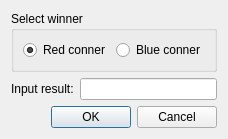
<?xml version="1.0" encoding="UTF-8"?>
<ui version="4.0">
 <class>DialogDisq</class>
 <widget class="QDialog" name="DialogDisq">
  <property name="geometry">
   <rect>
    <x>0</x>
    <y>0</y>
    <width>201</width>
    <height>125</height>
   </rect>
  </property>
  <property name="windowTitle">
   <string>Dialog</string>
  </property>
  <layout class="QVBoxLayout" name="verticalLayout">
   <item>
    <widget class="QGroupBox" name="groupBox">
     <property name="title">
      <string>Select winner</string>
     </property>
     <layout class="QHBoxLayout" name="horizontalLayout_2">
      <item>
       <widget class="QRadioButton" name="radioButton_Left">
        <property name="text">
         <string>Red conner</string>
        </property>
        <property name="checked">
         <bool>true</bool>
        </property>
       </widget>
      </item>
      <item>
       <widget class="QRadioButton" name="radioButton_Right">
        <property name="text">
         <string>Blue conner</string>
        </property>
       </widget>
      </item>
     </layout>
    </widget>
   </item>
   <item>
    <layout class="QHBoxLayout" name="horizontalLayout">
     <item>
      <widget class="QLabel" name="label">
       <property name="text">
        <string>Input result:</string>
       </property>
      </widget>
     </item>
     <item>
      <widget class="QLineEdit" name="lineEdit"/>
     </item>
    </layout>
   </item>
   <item>
    <widget class="QDialogButtonBox" name="buttonBox">
     <property name="orientation">
      <enum>Qt::Horizontal</enum>
     </property>
     <property name="standardButtons">
      <set>QDialogButtonBox::Cancel|QDialogButtonBox::Ok</set>
     </property>
    </widget>
   </item>
  </layout>
 </widget>
 <resources/>
 <connections>
  <connection>
   <sender>buttonBox</sender>
   <signal>accepted()</signal>
   <receiver>DialogDisq</receiver>
   <slot>accept()</slot>
   <hints>
    <hint type="sourcelabel">
     <x>248</x>
     <y>254</y>
    </hint>
    <hint type="destinationlabel">
     <x>157</x>
     <y>274</y>
    </hint>
   </hints>
  </connection>
  <connection>
   <sender>buttonBox</sender>
   <signal>rejected()</signal>
   <receiver>DialogDisq</receiver>
   <slot>reject()</slot>
   <hints>
    <hint type="sourcelabel">
     <x>316</x>
     <y>260</y>
    </hint>
    <hint type="destinationlabel">
     <x>286</x>
     <y>274</y>
    </hint>
   </hints>
  </connection>
 </connections>
</ui>
